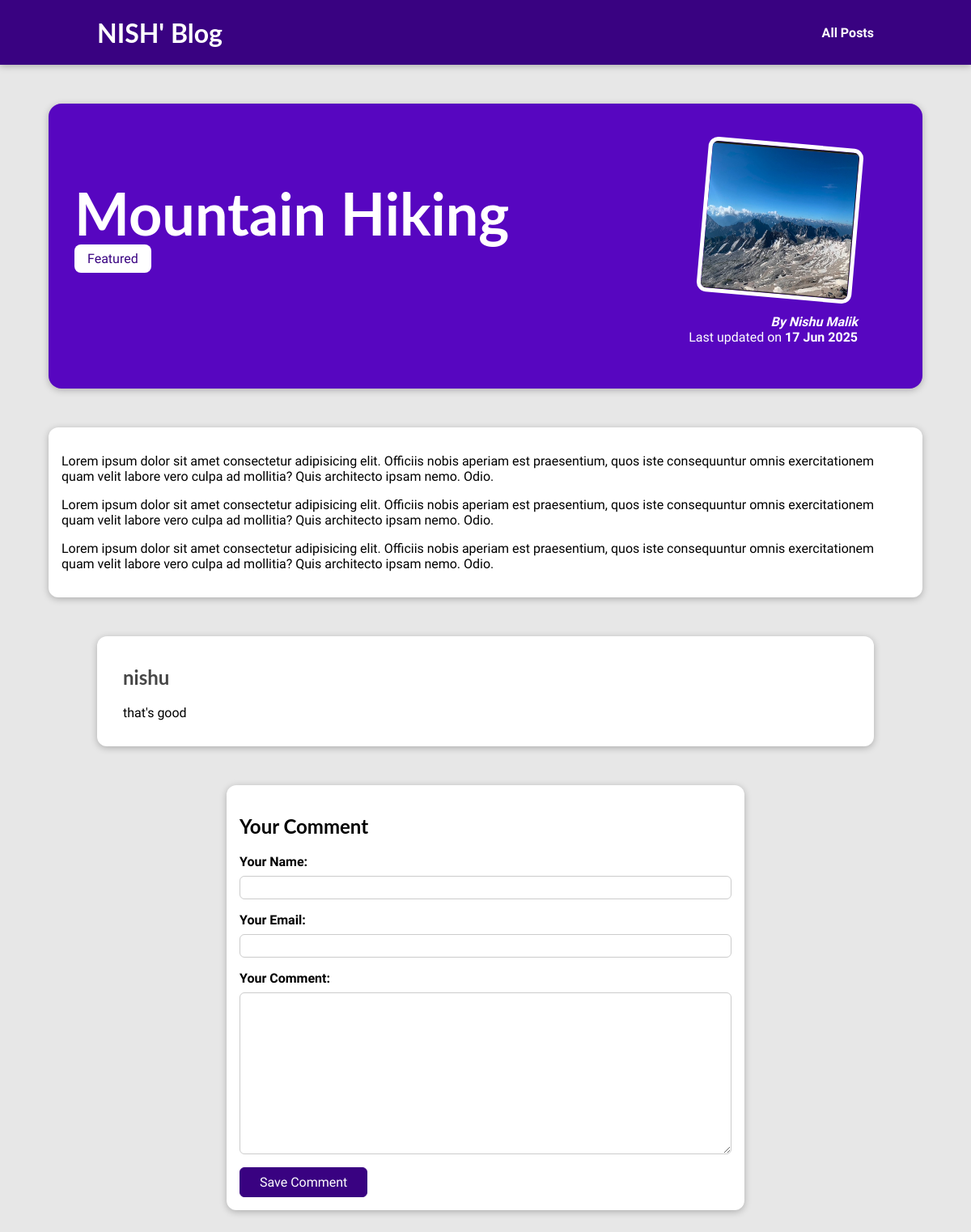
The page /posts/hike-in-the-mountains on the database its author committed.
### blog/models.py (models this page shows, shortened)
class Post(models.Model):  # Capitalized model name
    slug = models.SlugField(max_length=200, unique=True, db_index=True)
    image = models.ImageField(upload_to='posts', null=True)
    date = models.DateField(auto_now=True)
    title = models.CharField(max_length=200)
    excerpt = models.TextField(max_length=300)
    content = models.TextField(validators=[MinLengthValidator(10)])
    author = models.ForeignKey(Author, on_delete=models.CASCADE, related_name='posts')
    tags = models.ManyToManyField(Tags, blank=True)

class Tags(models.Model):
    caption = models.CharField(max_length=100, unique=True)

class Author(models.Model):
    first_name = models.CharField(max_length=100)  # Removed unique=True
    last_name = models.CharField(max_length=100)   # Removed unique=True
    email = models.EmailField(unique=True)
    def full_name(self):
        return f"{self.first_name} {self.last_name}"
    def __str__(self):
        return self.full_name()

class Comment(models.Model):
    user_name = models.CharField(max_length=120)
    user_email = models.EmailField()
    text = models.TextField(max_length=400)
    post = models.ForeignKey(
        Post, on_delete=models.CASCADE, related_name="comments")

### blog/views.py (the view, shortened to what this page needs)
# urls.py: path("posts/<slug:slug>", views.SinglePostView.as_view(),
class SinglePostView(View):
    def get(self, request, slug):
        post = Post.objects.get(slug=slug)
        context = {
          "post": post,
          "post_tags": post.tags.all(),
          "comment_form": CommentForm(),
          "comments": post.comments.all().order_by("-id")
        }
        return render(request, "blog/post-detail.html", context)

### blog/form.py
class CommentForm(forms.ModelForm):
    class Meta:
        model = Comment
        exclude = ["post"]
        labels = {
          "user_name": "Your Name",
          "user_email": "Your Email",
          "text": "Your Comment"
        }

### blog/templates/blog/post-detail.html (shortened to what this page needs)
{% extends "base.html" %}
{% load static %}
{% block css_files %}
<link rel="stylesheet" href="{% static "blog/post-detail.css" %}" />
{% endblock %}
{% block content %}
<section id="summary">
  <h2>{{ post.title }}</h2>
  <div>
    {% for tag in post_tags %}
      <span class="tag">{{ tag.caption }}</span>
    {% endfor %}
  </div>
  <article>
    <img src="{{ post.image.url }}" alt="{{ post.title }}" />
    <address>By <a href="mailto:{{ post.author.email_address }}">{{ post.author }}</a></address>
    <div>Last updated on <time>{{ post.date|date:"d M Y" }}</time></div>
  </article>
</section>
<main>
  {{ post.content|linebreaks }}
</main>
<section id="comments">
  <ul>
    {% for comment in comments %}
      <li>
        <h2>{{ comment.user_name }}</h2>
        <p>{{ comment.text|linebreaks }}</p>
      </li>
    {% endfor %}
  </ul>
</section>
<section id="comment-form">
  <h2>Your Comment</h2>
  <form action="{% url "post-detail-page" post.slug %}" method="POST">
    {% for form_field in comment_form %}
      <div class="form-control {% if form_field.errors %}invalid{% endif %}">
        {{ form_field.label_tag }}
        {{ form_field }}
      </div>
    {% endfor %}
    <button>Save Comment</button>
  </form>
</section>
{% endblock %}

### templates/base.html (shortened to what this page needs)
{% load static %}
<!DOCTYPE html>
<html lang="en">
<head>
  <link rel="stylesheet" href="{% static "app.css" %}">
  {% block css_files %}{% endblock %}
</head>
<body>
  <header id="main-navigation">
    <h1><a href="{% url "starting-page" %}">NISH' Blog</a></h1>
    <nav>
      <a href="{% url "posts-page" %}">All Posts</a>
    </nav>
  </header>
  {% block content %}
  {% endblock %}
</body>
</html>

### static/app.css (style rules this page uses)
* { box-sizing: border-box; }
html { font-family: 'Open Sans', 'Lato', sans-serif; }
body { margin: 0; }
h1, h2, h3 { font-family: 'Lato', sans-serif; font-weight: bold; }
#main-navigation { width: 100%; height: 5rem; display: flex; justify-content: space-between; align-items: center; padding: 0 10%; position: absolute; top: 0; left: 0; }
#main-navigation a { text-decoration: none; color: white; font-weight: bold; }

### blog/static/blog/post-detail.css (style rules this page uses)
body { background-color: #e7e7e7; }
#main-navigation { background-color: #390281; box-shadow: 0 2px 8px rgba(0, 0, 0, 0.25); }
#summary { margin: 8rem auto 3rem auto; padding: 2rem; width: 90%; max-width: 90rem; border-radius: 16px; background-color: #5706c0; position: relative; box-shadow: 0 2px 8px rgba(0, 0, 0, 0.25); height: 22rem; }
#summary h2 { color: white; font-size: 4.5rem; margin-bottom: 0.25rem; }
#summary article { position: absolute; top: 2rem; right: 3rem; padding: 1rem 2rem; border-radius: 12px; text-align: right; color: white; }
#summary article img { width: 12rem; height: 12rem; border-radius: 12px; transform: rotateZ(5deg); border: 5px solid white; margin-bottom: 1rem; }
#summary address { font-weight: bold; }
#summary a { color: white; text-decoration: none; }
#summary time { font-weight: bold; }
main { width: 90%; max-width: 90rem; margin: 3rem auto; background-color: white; padding: 1rem; border-radius: 12px; box-shadow: 0 2px 8px rgba(0, 0, 0, 0.25); }
.tag { background-color: white; color: #390281; padding: 0.5rem 1rem; border-radius: 8px; }
#comment-form { margin: 3rem auto; width: 90%; max-width: 40rem; border-radius: 12px; background-color: white; box-shadow: 0 2px 8px rgba(0, 0, 0, 0.25); padding: 1rem; }
#comment-form button { font: inherit; background-color: #390281; color: white; border: 1px solid #390281; padding: 0.5rem 1.5rem; border-radius: 6px; cursor: pointer; }
.form-control { margin-bottom: 1rem; }
.form-control label { font-weight: bold; margin-bottom: 0.5rem; display: block; }
.form-control input, .form-control textarea { display: block; width: 100%; font: inherit; padding: 0.25rem; border-radius: 6px; border: 1px solid #ccc; }
#comments { margin: 3rem auto; width: 90%; max-width: 60rem; border-radius: 12px; background-color: white; box-shadow: 0 2px 8px rgba(0, 0, 0, 0.25); padding: 1rem 2rem; }
#comments ul { list-style: none; margin: 0; padding: 0; }
#comments li { margin-bottom: 1rem; border-bottom: 2px solid #ccc; }
#comments li:last-of-type { border-bottom: none; }
#comments h2 { color: #464646; }

### rows shown on the page
Post: title "Mountain Hiking", image (picture), author "Nishu Malik", date "17 Jun 2025", content "Lorem ipsum dolor sit amet consectetur adipisicing elit. Officiis nobis aperiam est praesentium, quos iste consequuntur omnis exercitationem quam velit labore vero culpa ad mollitia? Quis architecto ipsam nemo. Odio. Lorem ipsum dolor sit amet consectetur adipisicing elit. Officiis nobis aperiam est praesentium, quos iste consequuntur omnis exercitationem quam velit labore vero culpa ad mollitia? Quis architecto ipsam nemo. Odio. Lorem ipsum dolor sit amet consectetur adipisicing elit. Officiis nobis aperiam est praesentium, quos iste consequuntur omnis exercitationem quam velit labore vero culpa ad mollitia? Quis architecto ipsam nemo. Odio."
Tags: caption "Featured"
Comment: user_name "nishu", text "that's good"
